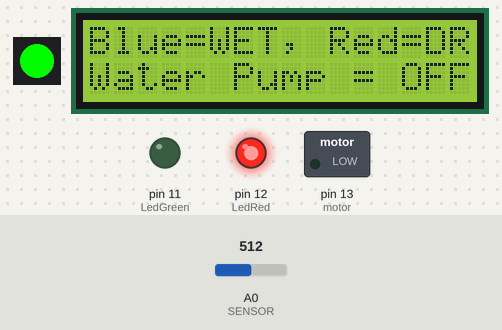
A sketch run on a simulated Arduino Uno, built with avr-gcc and run on an emulated ATmega328P. Shown: 1 RGB LEDs in strip order, left to right, 16×2 character LCD, switched loads named in the sketch (green lamp = pin HIGH), output pins drawn as LEDs (lit = HIGH). The test bench sets the inputs (shaded band); at power-on: A0 (SENSOR) = 512. Dim RGB values are drawn brighter than linear.

Above: at 5.8 s.
5.9 s: A0 (SENSOR) set to 299
At 8.0 s:
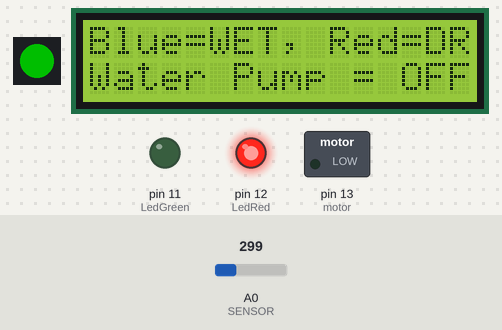
8.3 s: A0 (SENSOR) set to 270
At 10.1 s:
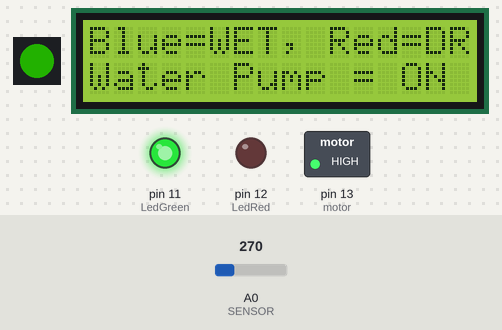
10.6 s: A0 (SENSOR) set to 900
At 11.9 s:
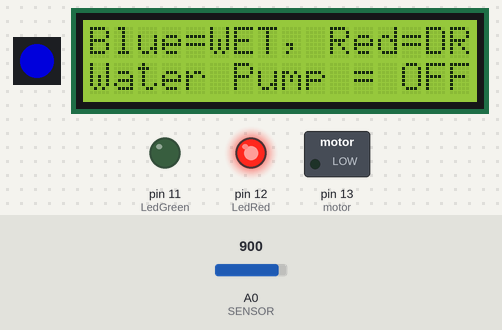
12.8 s: A0 (SENSOR) set to 245
At 14.7 s:
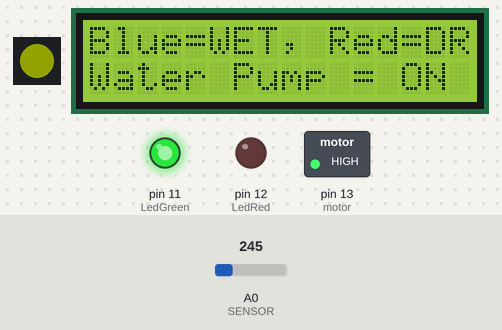
15.0 s: A0 (SENSOR) set to 190
At 16.5 s:
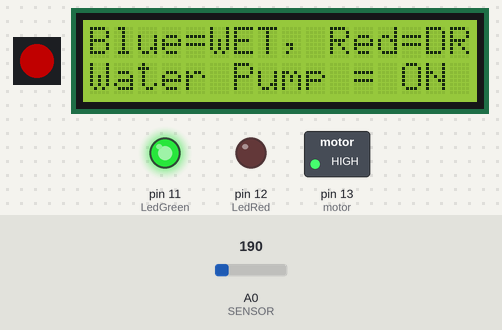
Timing chart, 0 to 18.0 s (numbered marks = the images above; inputs shaded):
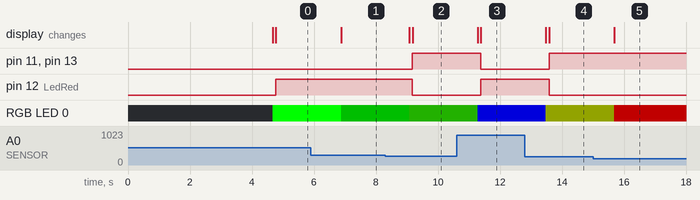

The sketch:

main.ino
```cpp
#include <Adafruit_NeoPixel.h>
#include <LiquidCrystal.h>

#define PIN 2
#define SENSOR A0
#define NUMPIXELS 1

const int motor = 13;
const int LedRed = 12;
const int LedGreen = 11;

LiquidCrystal lcd(3, 4, 5, 6, 7, 8);

#define dryThreshold 50
#define wetThreshold 200
#define thresholdCenter (dryThreshold + wetThreshold)/2
#define crossFade 20

Adafruit_NeoPixel pixels = Adafruit_NeoPixel(NUMPIXELS, PIN, NEO_GRB + NEO_KHZ800);
int delayval = 100;

int redColor = 0;
int greenColor = 0;
int blueColor = 0;


int sensorValue  = 0;
int transitionValue = 0;

void setup()
{
  	pixels.begin();
  	pinMode(SENSOR,INPUT);
	Serial.begin(9600);
  	lcd.begin(16, 2);
  	lcd.print("   Automated");
  	lcd.setCursor(0,1);
 	lcd.print("Irrigation System");
	pinMode(motor, OUTPUT);
  	pinMode(LedRed, OUTPUT);
  	pinMode(LedGreen, OUTPUT);
  	delay(4600);
  	lcd.clear();
  	lcd.print("Blue=WET, Red=DRY");
  	lcd.setCursor(0,1);
  	lcd.print("Water Pump =");
}

void loop()
{
	sensorValue = analogRead(SENSOR);
	transitionValue = map(sensorValue,0,1023,0,255);
	setColor();
    pixels.setPixelColor(0,redColor,greenColor,blueColor);
    pixels.show();
    delay(delayval);

  	if (redColor)
  	{
    	digitalWrite(motor, HIGH);
    	digitalWrite(LedRed, LOW);
    	digitalWrite(LedGreen, HIGH);
      	lcd.setCursor(13,1);
    	lcd.print("ON ");
  	}
  	else
  	{
  	 	digitalWrite(motor, LOW);
  	  	digitalWrite(LedRed, HIGH);
    	digitalWrite(LedGreen, LOW);
        lcd.setCursor(13,1);
    	lcd.print("OFF");
  }
   delay(1000);
}

void setColor()
{
	redColor = ((transitionValue <= dryThreshold + crossFade) && (transitionValue >= 0 ))? map(transitionValue,0,dryThreshold + crossFade,255,0) : 0;
	blueColor = (transitionValue >= wetThreshold - crossFade && transitionValue <= 255)? map(transitionValue,wetThreshold - crossFade,255,0,255):0;
  	if(transitionValue >= dryThreshold && transitionValue <= thresholdCenter)
  		greenColor = map(transitionValue,dryThreshold,thresholdCenter,0,255);

  	else if(transitionValue > thresholdCenter && transitionValue < wetThreshold)
    	greenColor = map(transitionValue,dryThreshold,thresholdCenter,255,0);

    else
    	greenColor = 0;
}
```

Measured:
- the behaviour switches between 281 and 280 on A0 (SENSOR) (found by bisection; images 1 and 2)
- after the input at 5.9 s, RGB LED 0: RGB(0, 250, 0) → RGB(0, 81, 0) after 0.98 s
- after the input at 8.3 s, pin 11 (LedGreen), pin 13 (motor): LOW → HIGH after 0.88 s; pin 12 (LedRed): HIGH → LOW after 0.88 s; RGB LED 0: RGB(0, 81, 0) → RGB(11, 57, 0) after 0.78 s
- after the input at 10.6 s, pin 11 (LedGreen), pin 13 (motor): HIGH → LOW after 0.78 s; pin 12 (LedRed): LOW → HIGH after 0.78 s; RGB LED 0: RGB(11, 57, 0) → RGB(0, 0, 149) after 0.68 s
- after the input at 12.8 s, pin 11 (LedGreen), pin 13 (motor): LOW → HIGH after 0.78 s; pin 12 (LedRed): HIGH → LOW after 0.78 s; RGB LED 0: RGB(0, 0, 149) → RGB(33, 37, 0) after 0.68 s
- after the input at 15.0 s, RGB LED 0: RGB(33, 37, 0) → RGB(84, 0, 0) after 0.68 s
